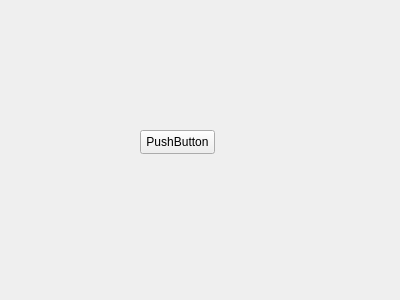
<?xml version="1.0" encoding="UTF-8"?>
<ui version="4.0">
 <class>TerminalWidget</class>
 <widget class="QWidget" name="TerminalWidget">
  <property name="geometry">
   <rect>
    <x>0</x>
    <y>0</y>
    <width>400</width>
    <height>300</height>
   </rect>
  </property>
  <property name="windowTitle">
   <string>Form</string>
  </property>
  <widget class="QPushButton" name="pushButton">
   <property name="geometry">
    <rect>
     <x>140</x>
     <y>130</y>
     <width>75</width>
     <height>24</height>
    </rect>
   </property>
   <property name="text">
    <string>PushButton</string>
   </property>
  </widget>
 </widget>
 <resources/>
 <connections/>
</ui>
